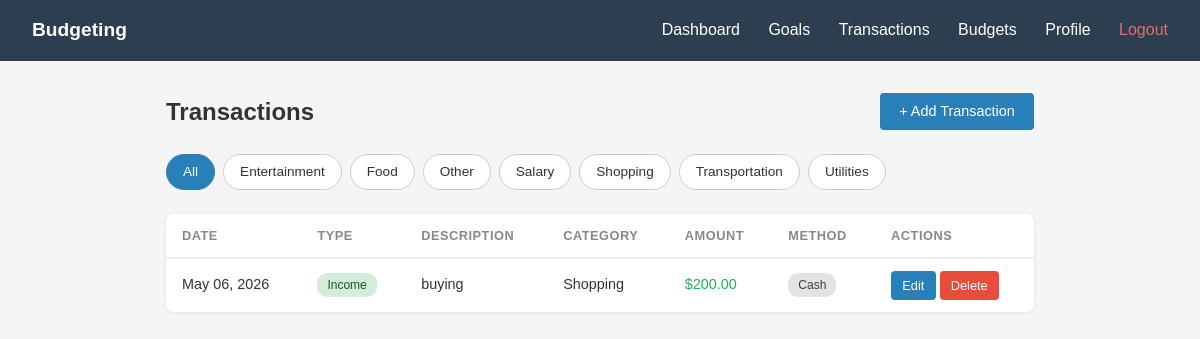
The page /transactions/ (signed in) on the database as committed earlier.
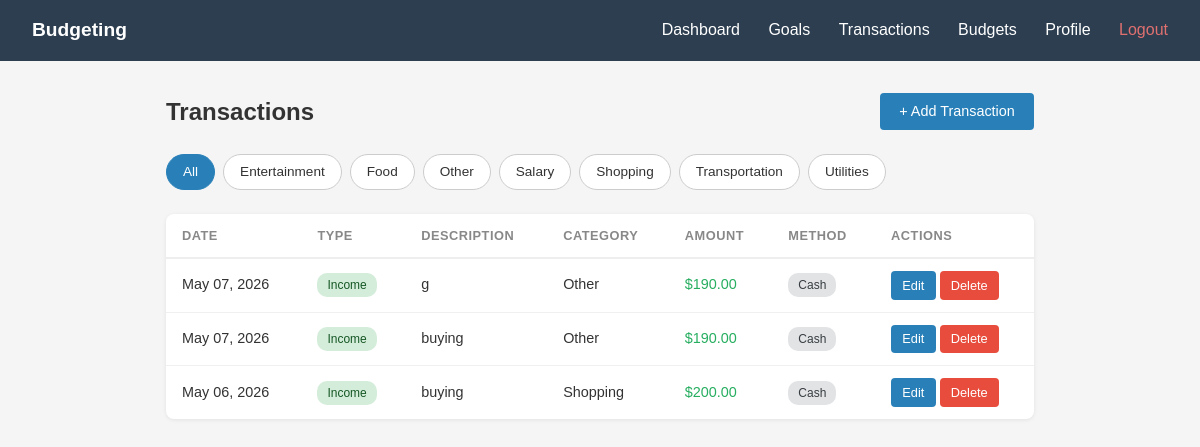
The same page on the database as committed later.
### transactions/models.py (models this page shows, shortened)
class Category(models.Model):
    user = models.ForeignKey(
        "users.CustomUser",
        on_delete=models.CASCADE,
        null=True,
        blank=True,
        related_name="custom_categories"
    )
    name = models.CharField(max_length=50)
    created_at = models.DateTimeField(auto_now_add=True)
    class Meta:
        constraints = [
            models.UniqueConstraint(
                fields=["name", "user"],
                name='unique_category_per_user'
            )
        ]
        ordering = ["name"]

class Transaction(models.Model):
    user = models.ForeignKey("users.CustomUser", on_delete=models.CASCADE)
    transaction_type = models.CharField(max_length=10, choices=TRANSACTION_TYPES)
    amount = models.DecimalField(max_digits=12, decimal_places=2)
    description = models.CharField(max_length=200)
    category = models.ForeignKey(
        "transactions.Category",
        on_delete=models.SET_NULL,
        null=True,
        blank=True
    )
    date = models.DateTimeField(default=datetime.now)
    payment_method = models.CharField(choices=PAYMENT_METHODS)
    note = models.TextField(blank=True, default="")
    savings_goal = models.ForeignKey(
        'saving_goals.SavingGoal',
        on_delete=models.SET_NULL,
        null=True,
        blank=True,
        related_name='linked_transactions'
    )
    created_at = models.DateTimeField(auto_now_add=True)
    class Meta:
        ordering = ["-date"]

### transactions/views.py (the view)
# urls.py: path('', TransactionListView.as_view(), name='list'),
class TransactionListView(LoginRequiredMixin, ListView):
    model = Transaction
    template_name = 'transactions/transaction_list.html'
    context_object_name = 'transactions'
    paginate_by = 20
    def get_queryset(self):
        qs = Transaction.objects.filter(user=self.request.user).select_related('category', 'savings_goal')
        category_id = self.request.GET.get('category')
        if category_id:
            qs = qs.filter(category_id=category_id)
        return qs
    def get_context_data(self, **kwargs):
        context = super().get_context_data(**kwargs)
        context['categories'] = Category.objects.filter(
            Q(user__isnull=True) | Q(user=self.request.user)
        )
        context['selected_category'] = self.request.GET.get('category', '')
        return context

### transactions/templates/transactions/transaction_list.html (shortened to what this page needs)
<!DOCTYPE html>
<html>
<head>
</head>
<body>
    <nav>
        <span class="brand">Budgeting</span>
        <div>
            <a href="{% url "dashboard" %}">Dashboard</a>
            <a href="{% url 'saving-goals-list' %}">Goals</a>
            <a href="{% url "transactions:list" %}">Transactions</a>
            <a href="{% url 'budgets:budget_list' %}">Budgets</a>
            <a href="{% url 'profile' %}">Profile</a>
            <form method="post" action="{% url 'logout' %}" class="logout-form">
                <button type="submit" class="logout-btn">Logout</button>
            </form>
        </div>
    </nav>
    <div class="container">
        <div class="page-header">
            <h1>Transactions</h1>
            <a href="{% url 'transactions:add' %}" class="btn btn-primary">+ Add Transaction</a>
        </div>
        <div class="filters">
            <a href="?" class="filter-btn {% if not selected_category %}active{% endif %}">All</a>
            {% for cat in categories %}
                <a href="?category={{ cat.id }}" class="filter-btn {% if selected_category == cat.id|stringformat:"s" %}active{% endif %}">{{ cat.name }}</a>
            {% endfor %}
        </div>
        <div class="card" style="padding:0; overflow:hidden;">
            {% if transactions %}
            <table class="txn-table">
                <thead>
                    <tr>
                        <th>Date</th>
                        <th>Type</th>
                        <th>Description</th>
                        <th>Category</th>
                        <th>Amount</th>
                        <th>Method</th>
                        <th>Actions</th>
                    </tr>
                </thead>
                <tbody>
                    {% for txn in transactions %}
                    <tr>
                        <td>{{ txn.date|date:"M d, Y" }}</td>
                        <td><span class="badge {% if txn.transaction_type == 'income' %}badge-income{% else %}badge-expense{% endif %}">{{ txn.get_transaction_type_display }}</span></td>
                        <td>{{ txn.description }}</td>
                        <td>{{ txn.category.name|default:"—" }}</td>
                        <td class="{% if txn.transaction_type == 'income' %}amount-income{% else %}amount-expense{% endif %}">
                            {% if txn.transaction_type == 'expense' %}-{% endif %}${{ txn.amount }}
                        </td>
                        <td><span class="badge {% if txn.payment_method == 'cash' %}badge-cash{% else %}badge-card{% endif %}">{{ txn.get_payment_method_display }}</span></td>
                        <td>
                            <a href="{% url 'transactions:edit' txn.id %}" class="btn btn-primary" style="padding:0.3rem 0.7rem; font-size:0.8rem;">Edit</a>
                            <a href="{% url 'transactions:delete' txn.id %}" class="btn btn-danger" style="padding:0.3rem 0.7rem; font-size:0.8rem;" onclick="return confirm('Delete this transaction?')">Delete</a>
                        </td>
                    </tr>
                    {% endfor %}
                </tbody>
            </table>
            {% else %}
            <div class="empty-state">No transactions found.</div>
            {% endif %}
        </div>
    </div>
</body>
</html>

Rows that differ between the two databases and show on the page:
added Transaction: date "May 07, 2026", transaction_type "Income", description "g", category.name "Other", amount "190.00", payment_method "Cash"
added Transaction: date "May 07, 2026", transaction_type "Income", description "buying", category.name "Other", amount "190.00", payment_method "Cash"
